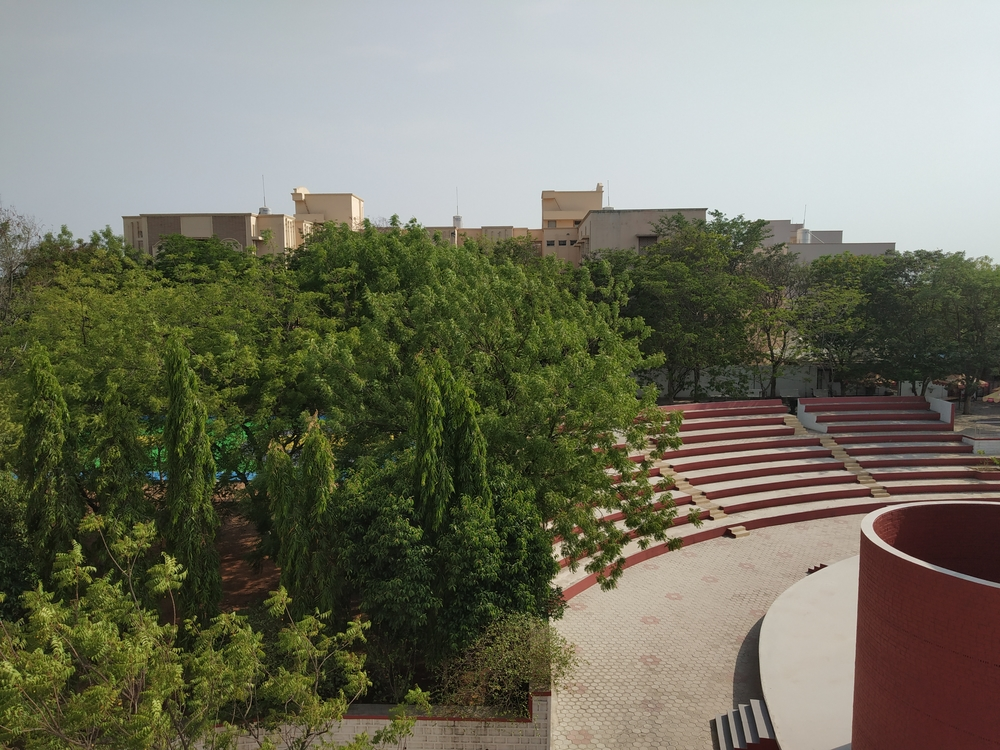
#> input picture Image stitching/test21.jpg, 1000 x 750 px
$ python main.py
#> lines starting #> are read from the running program, lines starting #| are printed output that depends on the picture
import numpy as np
import cv2

im1 = cv2.imread('test21.jpg')
#> im1 is the input picture: shape (750, 1000, 3); mean B, G, R 100.5, 117.2, 116.9
im2 = cv2.imread('test22.jpg')
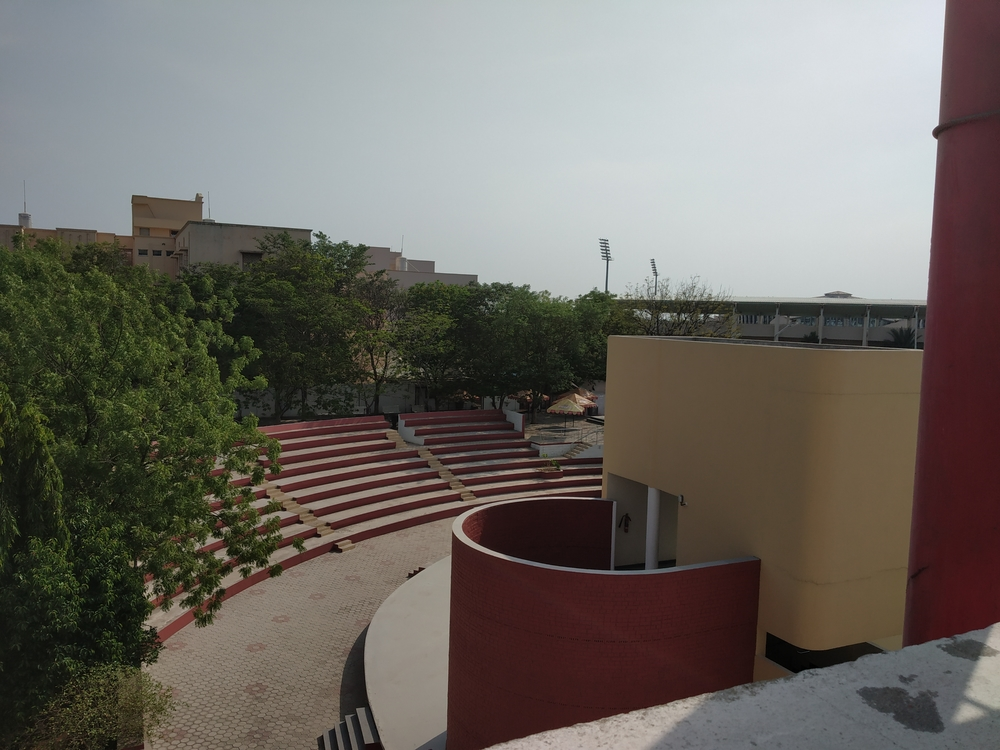
#> input picture Image stitching/test22.jpg, 1000 x 750 px
#> im2 is the input picture: shape (750, 1000, 3); mean B, G, R 99.4, 105.7, 110.3

sift = cv2.ORB_create()
kp1, des1 = sift.detectAndCompute(im1, None)
#> kp1 = 500 keypoints; strongest (x, y, size): (550, 526, 31), (734, 535, 31), (818, 566, 31), (550, 617, 31)
kp2, des2 = sift.detectAndCompute(im2, None)
#> kp2 = 500 keypoints; strongest (x, y, size): (933, 133, 53.6), (933, 131, 64.3), (138, 564, 37.2), (138, 562, 31)

bf = cv2.BFMatcher(cv2.NORM_HAMMING, crossCheck=True)
matches = bf.match(des1, des2)
#> matches = 184 matches

pts1 = []
pts2 = []
for mat in matches:
    pts1.append(kp1[mat.queryIdx].pt)
    pts2.append(kp2[mat.trainIdx].pt)
#> after the loop, pts1 = 184 pairs, first value 86.4 to 900, second value 197 to 672; pts2 = 184 pairs, first value 125.4 to 937.2, second value 123.6 to 663.8
pts1 = np.asarray(pts1, dtype = np.float32)
pts2 = np.asarray(pts2, dtype = np.float32)

M_hom, inliers = cv2.findHomography(pts2, pts1, cv2.RANSAC)
#> M_hom = [[0.511, -0.00194, 436.4], [-0.175, 0.84, 37], [-0.000497, -1.22e-05, 1]]; inliers = 184 values, max 1 at index 1, min 0 at index 0, mean 0.554
pano_size = (int(M_hom[0, 2] + im2.shape[1]), max(im1.shape[0], im2.shape[0]))
#> pano_size = (1436, 750)
img_pano = cv2.warpPerspective(im2, M_hom, pano_size)
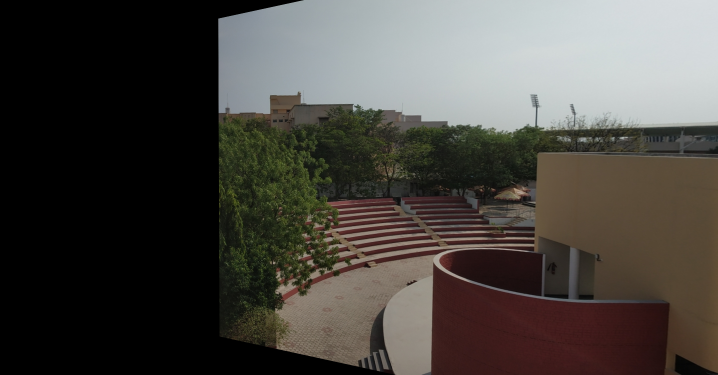
#> img_pano: shape (750, 1436, 3) (shown at 1/2 size); mean B, G, R 65.1, 69.9, 73.3
img_pano[0:im1.shape[0], 0:im1.shape[1], :] = im1
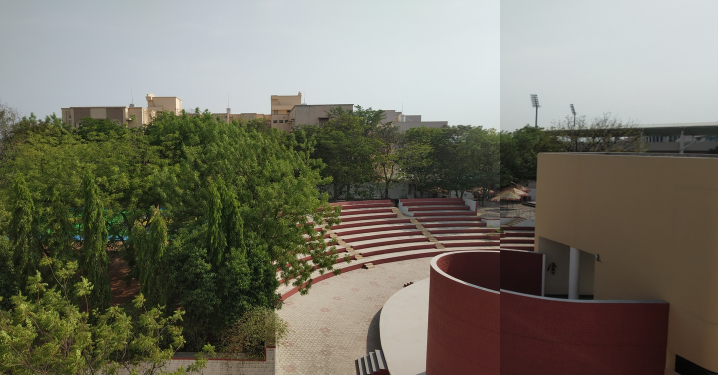
#> img_pano: shape (750, 1436, 3) (shown at 1/2 size); mean B, G, R 100.7, 114.4, 116.7
cv2.imwrite('stitch.jpg', img_pano)
